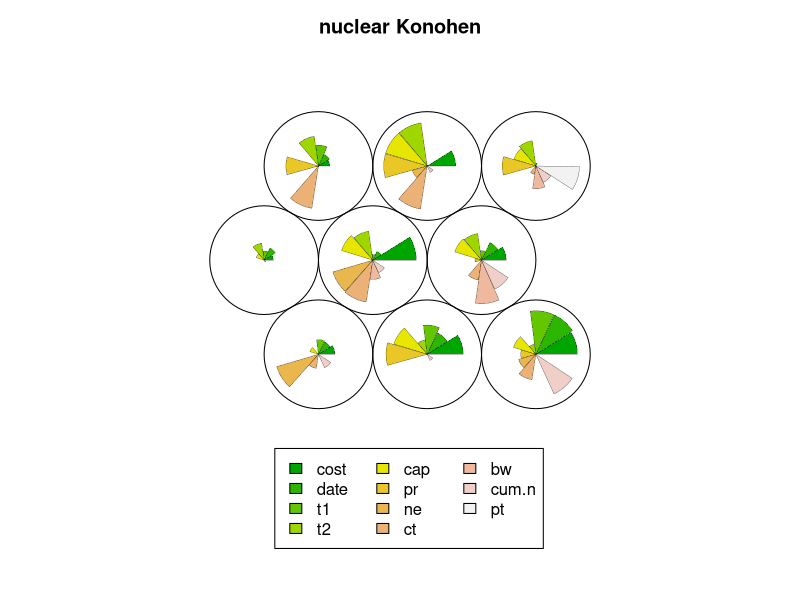
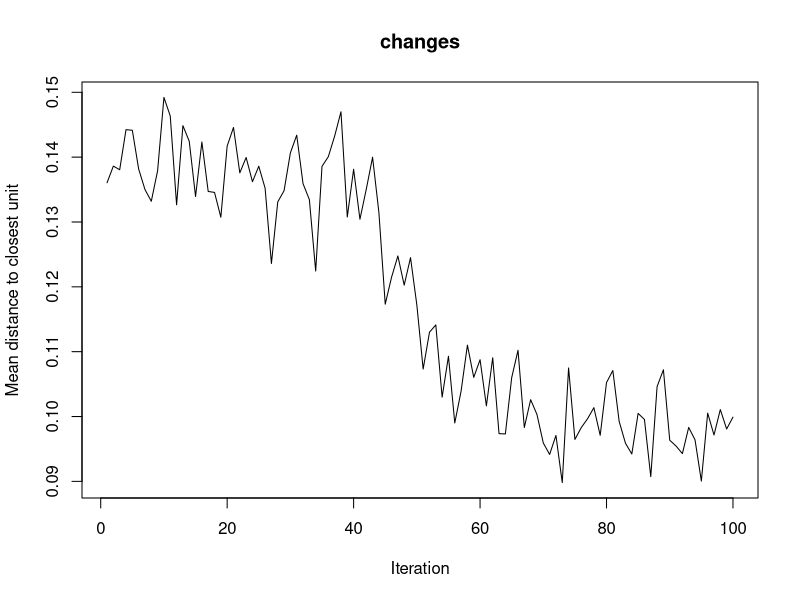
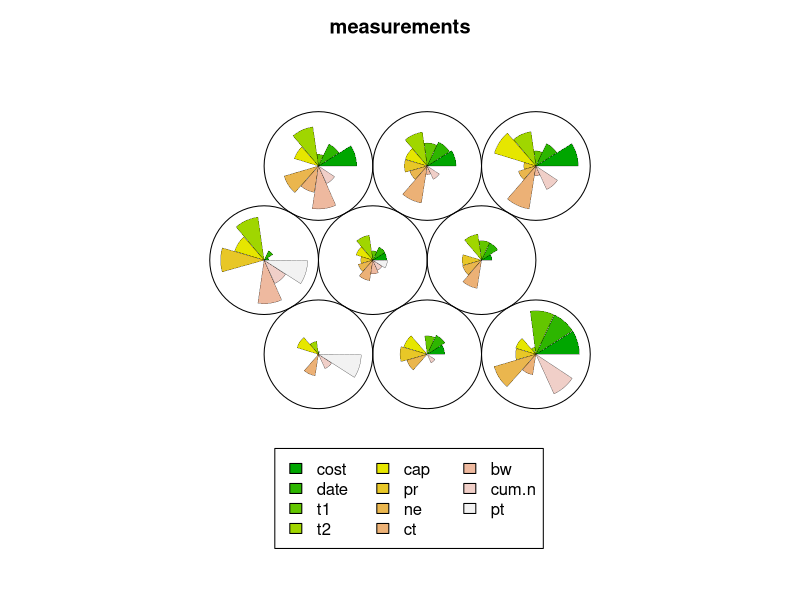
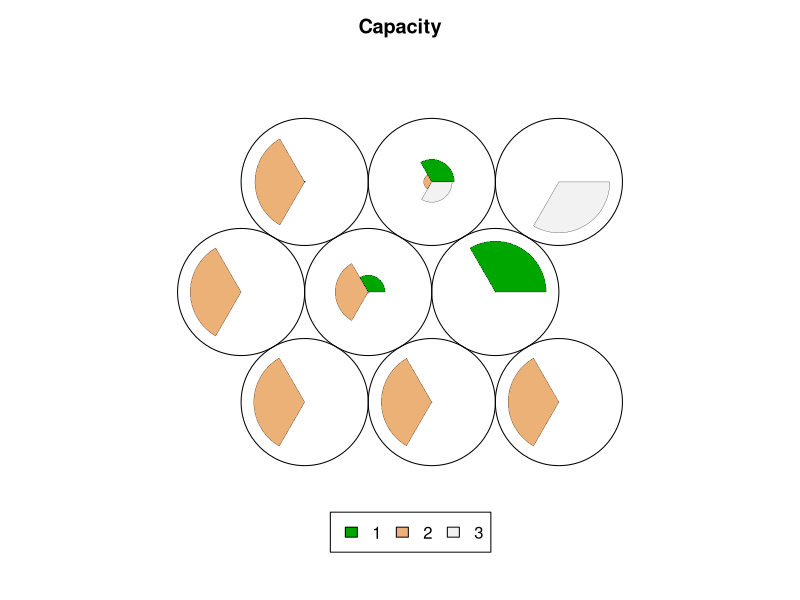

The R source for these figures, in order:
library("kohonen")
library("boot")

setwd("C:/Users/Danilin Andrey/Desktop/RRRR")
data('nuclear')
# Цикл
a <- nuclear$cap

b <- NULL
for (i in 1:length(a)) {
  if (a[i] > 0 & a[i] < 682){b[i] = 1}
  if (a[i] > 683 & a[i] < 905) {b[i] = 2}
  if (a[i] > 906) {b[i] = 3}
}

Capacity <- as.factor(b) #задаем вектор переменной - мощности станции, где 1 - мощность до 682ед,  2 = 682 до 905, 3 = 905 и выше
set.seed(1)

som.nuclear <- som(scale(nuclear), grid = somgrid(3, 3, 'hexagonal')) 
#grid - таблица somgrid - размерность. 

plot(som.nuclear, main = 'nuclear Konohen')

plot(som.nuclear, type = 'changes', main = 'changes')#график ошибок , снизу указаны эпохи

#test vyborka


32*0.7
#sample - выборка с бесповторным отбором.

train <- sample(nrow(nuclear), 22)#тренировочная выборка с бесповторным отбором для 22 наблюдений. Получаем номера строк которые попадут в тестовую выборку.

train

x_train <- scale(nuclear[train,])#берем порядковые номера из исходной выборки с учетом найденных в процессе трейна строк
#формируем тестовую выборку.

x_test <- scale(nuclear[-train,],
                center = attr(x_train, 'scaled:center'),
                scale = attr(x_train, "scaled:center"))

#создадим таблицу со всеми исходными показателями и вектор значений.
#список будет состоять из двух позиций : матрица, с помощью которой будем обучать нейронку, 2 - вектор, который содержит исходные данные мощности станций.
train_data <- list(measurements = x_train, Capacity = Capacity[train])

test_data <- list(measurements = x_test, Capacity = Capacity[-train])# будут все, кроме train

som_grid <- somgrid(3,3,'hexagonal')


#supersom занимается обучением и весами
som.nuclear <- supersom(train_data, grid = som_grid)
plot(som.nuclear)


som_predict <- predict(som.nuclear, newdata = test_data) #берём обученную нейронку и вносим в неё исходные данные.

som_predict$predictions

table(Capacity[-train], som_predict$predictions[['Capacity']]) #с помощью матрицы будем подсчитывать количество правильных и неправильных ответов. берем все порядковые номера тестовой выборки

som.nuclear[('distances')]
#каждый вектор можно оценить по расстояниям. 

#создали датафрейм и два столбца векторов
classif <- data.frame(Capacity = Capacity[train],
                      class = som.nuclear[['unit.classif']]) #class- нейрон.
